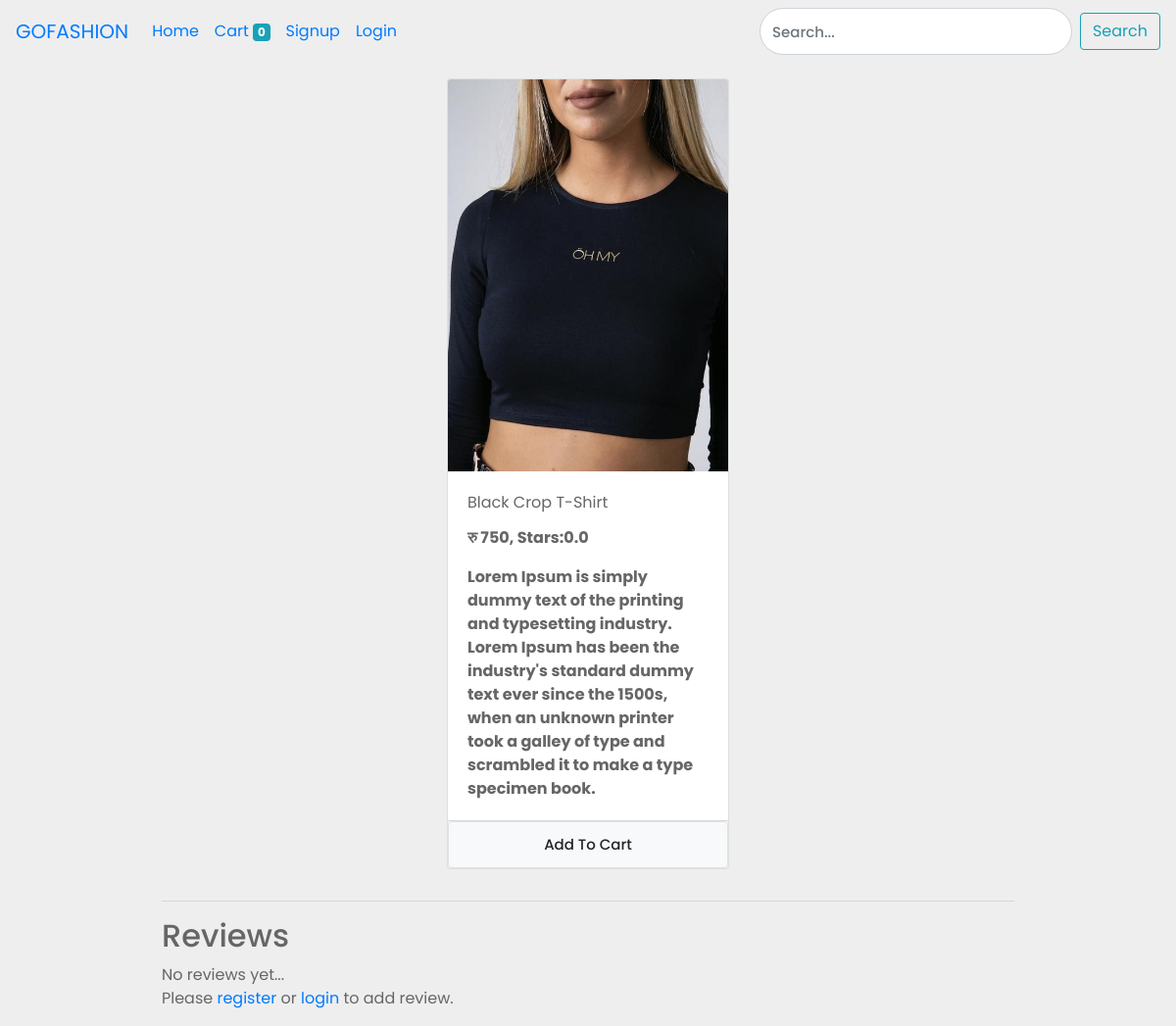
Page /product_description/2 on the committed database.
### store/models/product.py (models this page shows, shortened)
class Product(models.Model):
    name = models.CharField(max_length=50)
    price = models.IntegerField(default=0)
    category = models.ForeignKey(Category, on_delete=models.CASCADE, default=1)
    description = models.TextField(max_length=10000, default='')
    image = models.ImageField(upload_to='uploads/products/')
    def get_rating(self):
        total = sum(int(review['stars']) for review in self.reviews.values())
        if self.reviews.count() > 0:
            return total / self.reviews.count()
        else:
            return 0

### store/views/product_description.py (the view, shortened to what this page needs)
# urls.py: path('product_description/<int:ids>', product_description.ProductDescription.as_view(), name='product_description'),
class ProductDescription(View):
    def get(self, request, ids):
        cart = request.session.get('cart')
        if not cart:
            request.session['cart'] = {}
        product = Product.objects.filter(id=ids)
        return render(request, 'product_description.html', {'product': product[0]})

### store/templatetags/cart.py (called while the page is built)
@register.filter(name='is_in_cart')
def is_in_cart(product, cart):
    keys = cart.keys()
    for id in keys:
        if int(id) == product.id:
            return True
    return False

### store/templatetags/custom_filter_for_currency.py (called while the page is built)
@register.filter(name='currency')
def currency(number):
    return 'रु ' + str(number)

### store/templates/product_description.html (shortened to what this page needs)
{% extends 'base.html' %}
{% load static %}
{% block content %}
{% load cart %}
{% load custom_filter_for_currency %}
<html>
  <head>
    <link rel="stylesheet" href="https://stackpath.bootstrapcdn.com/bootstrap/4.3.1/css/bootstrap.min.css"
>
    <link rel="stylesheet" type="text/css" href="{% static '/css/style.css/' %}">
  </head>
  <body>
    <div class="container-fluid mt-3">
      <div class="row">
        <div id="products" class="col-lg-9 mx-auto">
          <div class="row mx-auto">
              <div class="card mx-auto mb-3" id="{{ product.id }}" style="width: 18rem;">
                <img class="card-img-top" src="{{ product.image.url }}" alt="Card image cap">
                <div class="card-body">
                  <p class="card-title">{{ product.name }}</p>
                  <p class="card-text"><b>{{ product.price|currency }}, Stars:{{ product.get_rating|floatformat:1 }}</b></p>
                  <p class="card-text"><b>{{ product.description }}</b></p>
                </div>
                <div class="card-footer p-0 no-gutters">
                    {% if product|is_in_cart:request.session.cart %}
                      <div class="row no-gutters">
                        <form action="/product_description/{{ product.id }}" class="col-2" method="post">
                          {% csrf_token %}
                          <input hidden type="text" name="product" value="{{ product.id }}">
                          <input hidden type="text" name="remove" value="True">
                          <input type="submit" value="-" class="btn btn-block btn-secondary">
                        </form>
                        <div class="text-center col">
                          {{ product|product_quantity_in_cart:request.session.cart }} in Cart
                        </div>
                        <form action="/product_description/{{ product.id }}" class="col-2" method="post">
                          {% csrf_token %}
                          <input hidden type="text" name="product" value="{{ product.id }}">
                          <input type="submit" value="+" class="btn btn-block btn-secondary">
                        </form>
                      </div>
                    {% else %}
                    <form action="/product_description/{{ product.id }}" method="POST" class="btn-block">
                        <input type="submit" class="float-right btn btn-light border form-control" value="Add To Cart">
                    </form>
                    {% endif %}
                </div>
              </div>
          </div>
          <hr>
          <h2 class="subtitle">Reviews</h2>
          <div class="reviews-wrapper">
            {% for review in product.reviews.all %}
              <div class="notification">
                <p>
                  <strong>Date: </strong>{{ review.date_added | date:"Y-m-d" }},
                  <strong>Stars: </strong>{{ review.stars }}
                  <strong>Content: </strong>{{ review.content }}
                </p>
              </div>
            {% empty %}
              <div class="notification">
                No reviews yet...
              </div>
            {% endfor %}
          </div>
          <div class="notification">
            {% if request.session.customer %}
              <form method="POST" action="/product_review_rating/{{ product.id }}">
                {% csrf_token %}
                <div class="field">
                  <label>Stars</label>
                  <div class="control">
                    <div class="select">
                      <select name="stars">
                        <option value="1">1</option>
                        <option value="2">2</option>
                        <option value="3">3</option>
                        <option value="4">4</option>
                        <option value="5">5</option>
                      </select>
                    </div>
                  </div>
                </div>
                <div class="field">
                  <label">Content</label>
                  <div class="control">
                    <textarea name="content" class="textarea"></textarea>
                  </div>
                </div>
                <div class="field">
                  <div class="control">
                    <button class="btn btn-outline-info my-2 my-sm-0">Submit</button>
                  </div>
                </div>
              </form>
            {% else %}
              <p>Please <a href="/signup">register</a> or <a href="/login">login</a> to add review.</p>
            {% endif %}
          </div>
        </div>
      </div>
    </div>
  </body>
</html>
{% endblock %}

### static/css/style.css (style rules this page uses)
body { font-family: 'Poppins', sans-serif; font-size: 16px; background: #eee; color:#666; }
.form-control { font-size: 15px; min-height: 48px; font-weight: 500; }

### rows in the picture
Product: image (picture), name "Black Crop T-Shirt", price "रु 750", get_rating "0.0", description "Lorem Ipsum is simply dummy text of the printing and typesetting industry. Lorem Ipsum has been the industry's standard dummy text ever since the 1500s, when an unknown printer took a galley of type and scrambled it to make a type specimen book."

### other values in the picture
{{ request.session.cart.keys|length }} "0"
